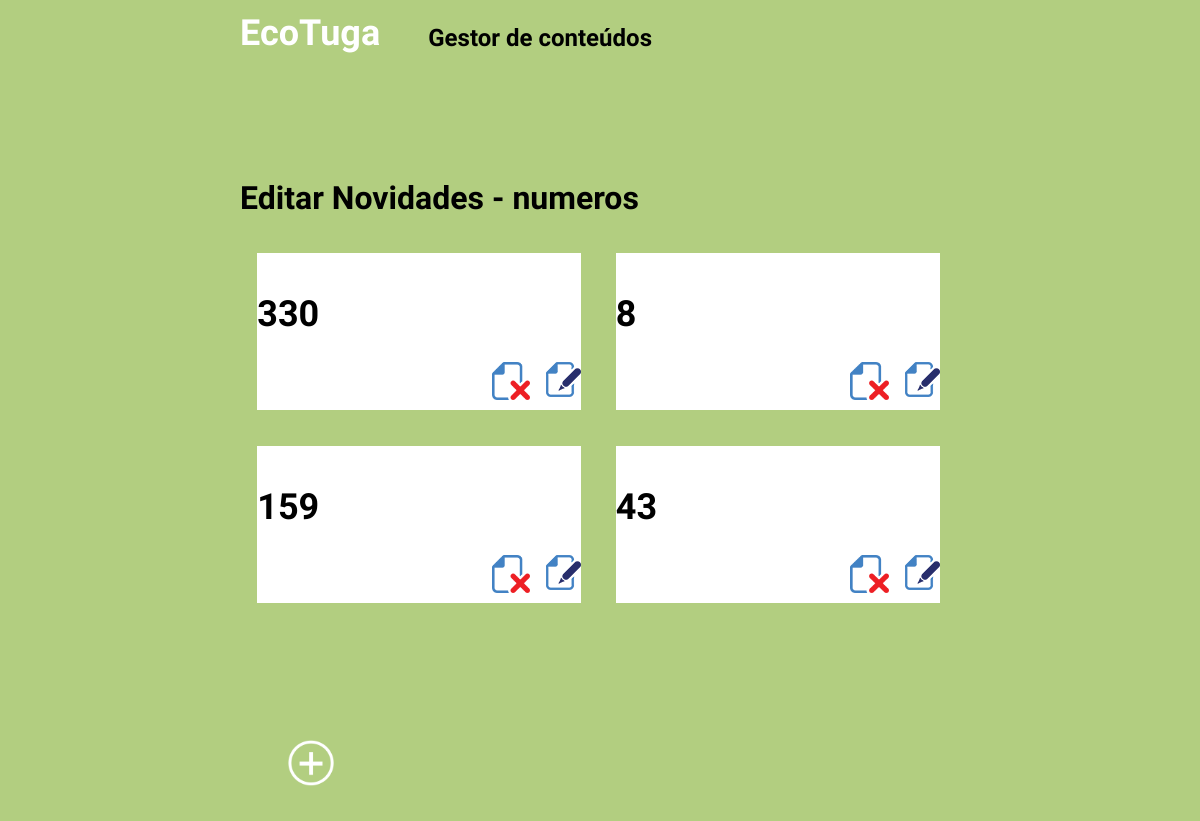
Screenshot of /admin/numeros.php with the database file from the repository.
### tables this page shows
CREATE TABLE IF NOT EXISTS `numeros` (
  `id` int(11) NOT NULL AUTO_INCREMENT,
  `numero` text NOT NULL,
  `descricao` text NOT NULL,
  PRIMARY KEY (`id`)
);

### admin/numeros.php (the view, shortened to what this page needs)
<?php
  $ligacao = mysqli_connect('localhost','root','','ecotuga_dados');
  mysqli_set_charset($ligacao,'utf8');
  $consulta = mysqli_query($ligacao, "SELECT * FROM numeros ORDER BY id");
$numeros = array();
while($linha = mysqli_fetch_assoc($consulta)){
  $numeros[] = $linha;
};
?>
<!DOCTYPE html>
<html>
<head>
    <link rel="stylesheet" type="text/css" href="css/style.css" >
</head>
<body>
<header id="top">
      <nav id="menu">
            <div class="contentor">
            <a href="index.php"><h1 class="left" id="logo">EcoTuga</h1></a>
            <h2 class="left" id="logo">Gestor de conteúdos</h2>
            </div>
      </nav>
</header>
<div class="contentor">
      <div class="lista">
      <br/>
            <h1>Editar Novidades - numeros</h1>
            <?php for($i=0;$i<count($numeros);$i++){ ?>
            <div class="item">
                <div class="lista-index">
                      <h2>
                        <?php echo $numeros[$i]['numero']; ?>
                      </h2>
                  <div class="icones">
                      <a href=" numeros_editar.php?id=<?php echo $numeros[$i]['id']; ?>" class="botao_editar">
                      <img title="Editar" class="right" src="img/edit.png">
                    </a>
                    <a href="numeros.php?id_apagar=<?php echo $numeros[$i]['id']; ?>" title="Apagar" class="delete"><img class="delete-icon" src="img/delete.png"></img></a>
              </div>
                </div>
            </div>
            <?php } ?>
  <img src="../img/botao-mais.png" id="adicionar_artigo"></img>
      </div>
</div>
</body>
</html>

### admin/css/style.css (style rules this page uses)
* { box-sizing:border-box; }
body { margin:0; font-family: 'Exo', sans-serif; background-color:#B2CE80; }
a { text-decoration:none;color:inherit; }
h1 { margin:0; }
.left { float: left; }
.right { float: right; }
.contentor { width: 60%; margin: 0 auto; }
#top { position: fixed; display: block; z-index: 10; top: 0; }
#menu { background-color: #B2CE80; position: fixed; display: block; width: 100%; }
#menu h1 { margin: 1vw 0 1vw 0; font-size: 3vw; color:#FFF; }
#menu h2 { margin:1em 1em 1em 2em; color: #000; }
.contentor { max-width:80%; margin:0 auto; }
.item { display: table; width: 45%; background-color:#fff; margin: 5% 2.4% 0 2.4%; float: left; box-sizing: border-box; height: 100%; max-height: 50%; }
.lista { margin-top: 10em; }
.lista-index { float:left; width:100%; margin-top: 4%; line-height: 1.5em; font-size: 2vw; }
.delete { float: right; width:11.8%; margin-right: 5%; }
.delete-icon { width: 100%; margin: 0; }
#adicionar_artigo { width: 15%; float:left; display: block; margin: 18% 2.4% 18% 2.4%; padding:0.5em 2em 0.5em 2em ; cursor: pointer; font-size: 1.3vw; box-sizing: border-box; }

### rows the page displays
numeros: numero "330"
numeros: numero "8"
numeros: numero "159"
numeros: numero "43"
